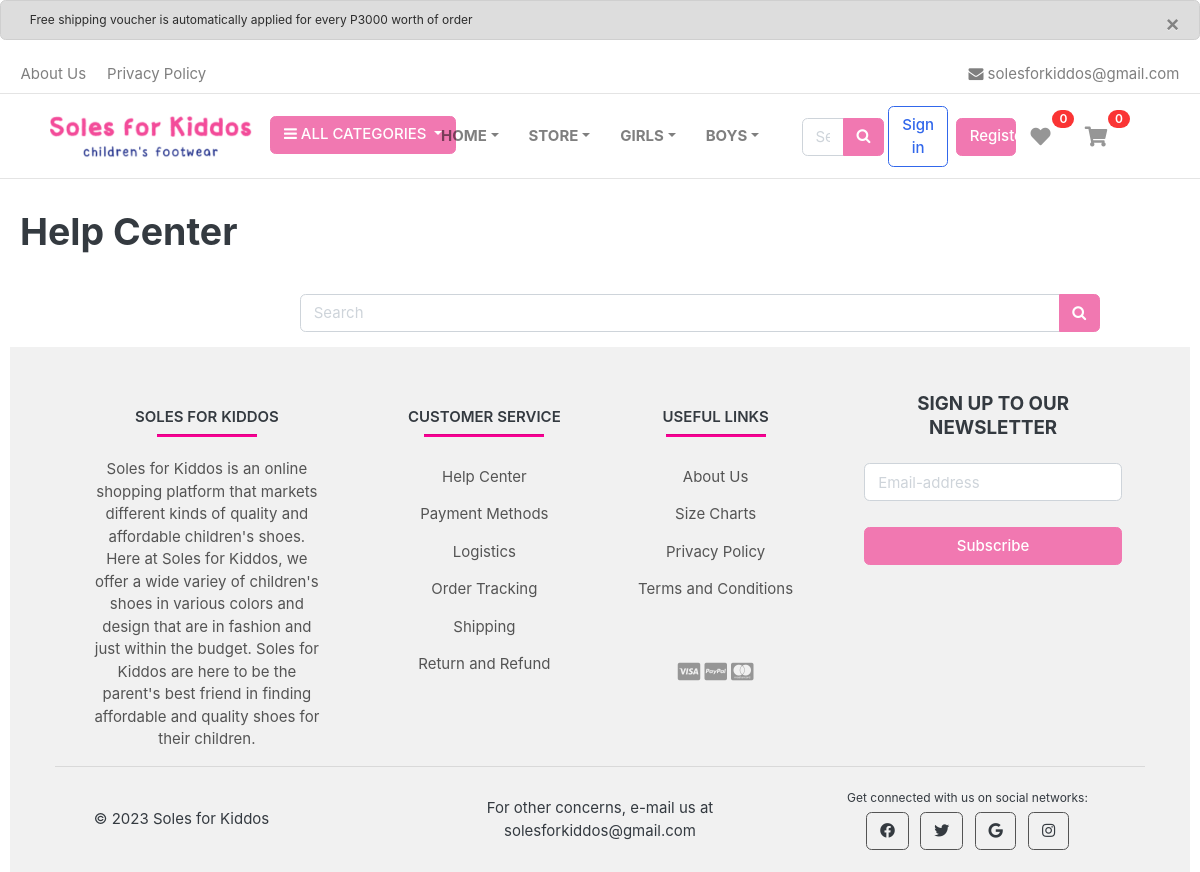
The page /store/faq/ on the database as committed earlier.
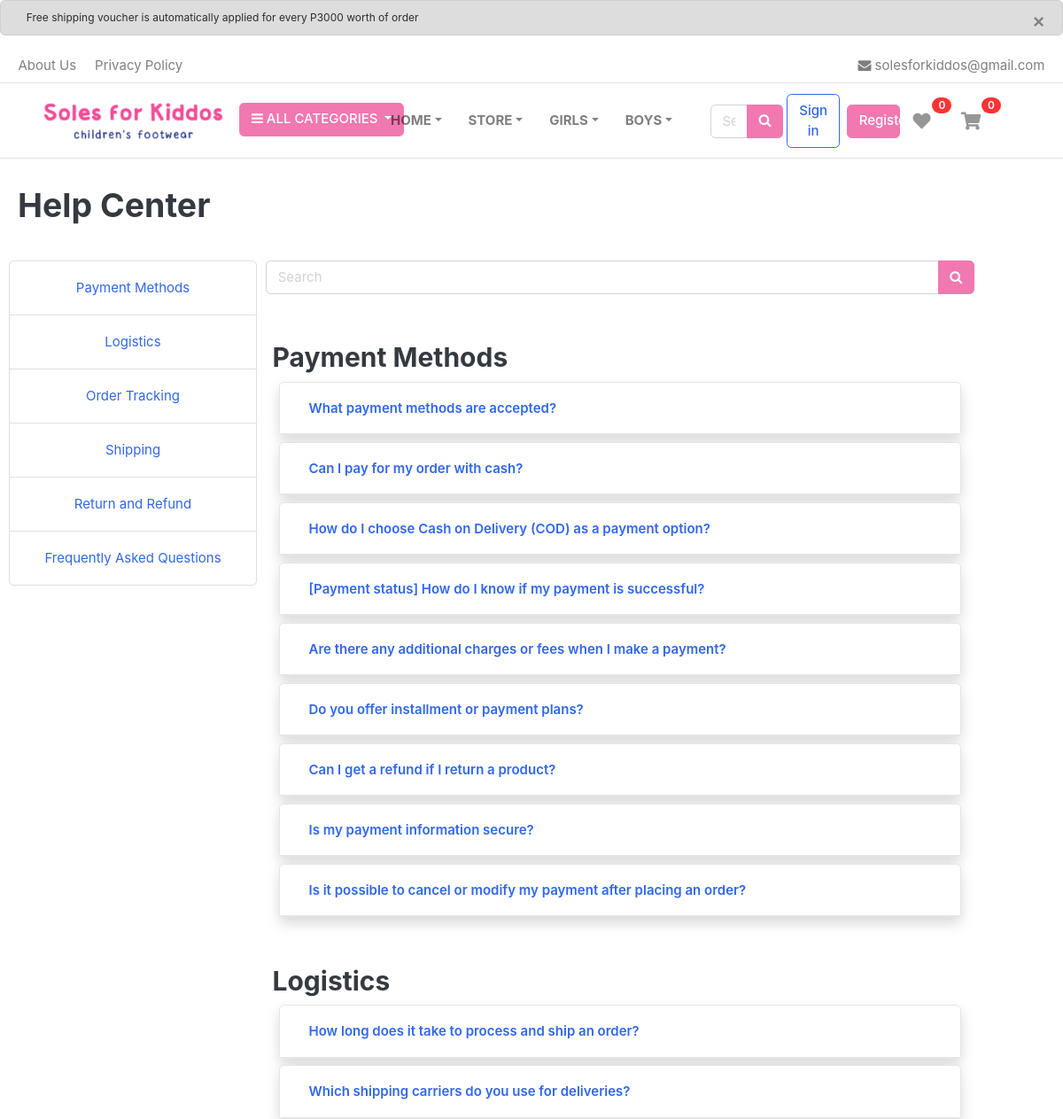
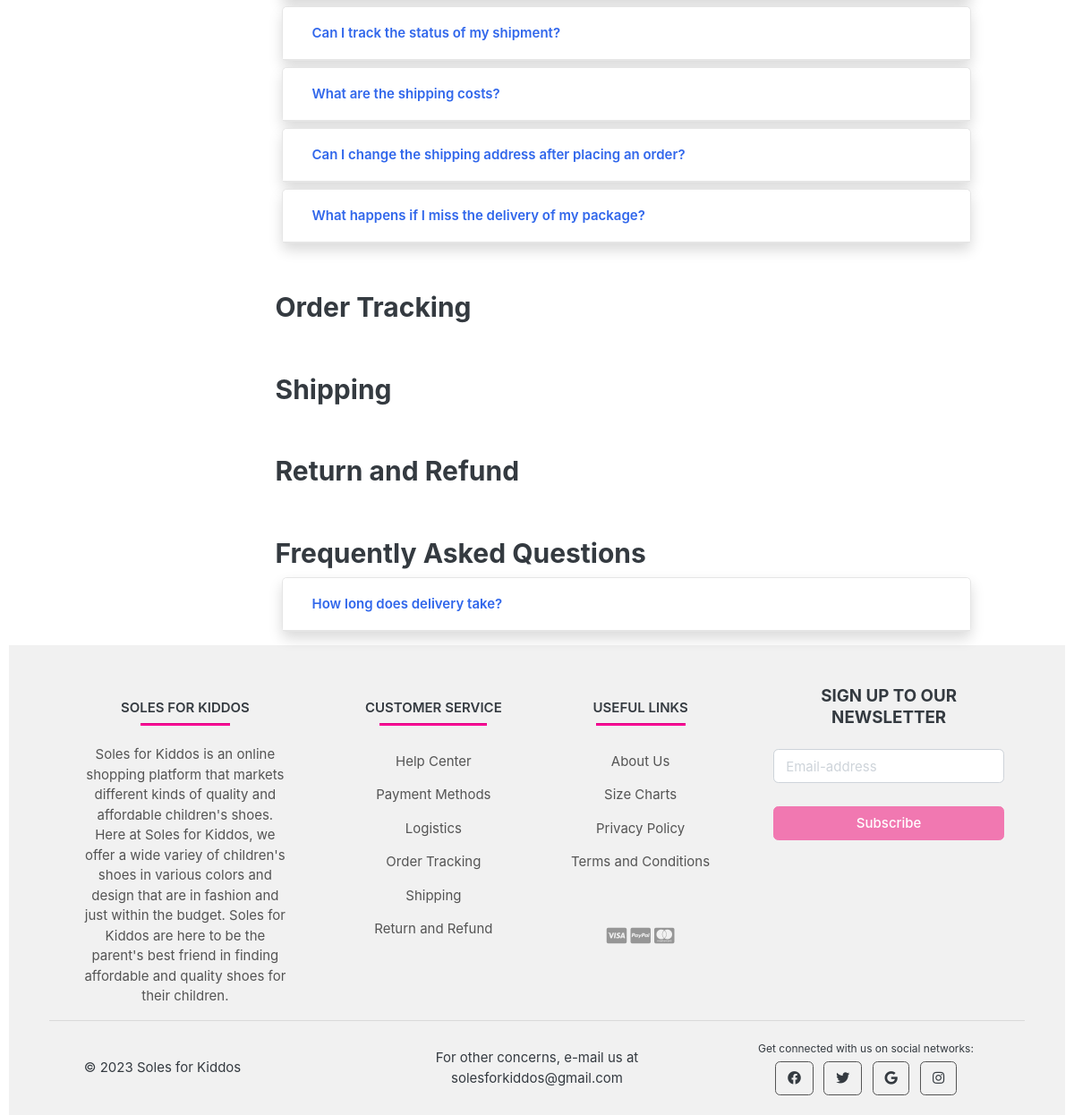
The same page on the database as committed later (2 pictures, top to bottom).
### store/models.py (models this page shows, shortened)
class faq_topic(models.Model):
    title = models.CharField(max_length=200)

class FAQS(models.Model):
    STATUS = (
        ('True', 'True'),
        ('False', 'False'),
    )
    category = models.ForeignKey(faq_topic, default=None, on_delete=models.CASCADE, blank=True, null=True)
    question = models.CharField(max_length=200)
    answer = RichTextField()
    status=models.CharField(max_length=10, choices=STATUS, default=True)
    create_at=models.DateTimeField(auto_now_add=True)
    update_at=models.DateTimeField(auto_now=True)

### store/views.py (the view)
# urls.py: path('faq/', views.faq, name='faq'),
def faq(request):
    faq_topics = faq_topic.objects.all()
    faq_data = []
    for topic in faq_topics:
        faqs = FAQS.objects.filter(category=topic)
        faq_data.append((topic, faqs))
    context = {
        'faq_data': faq_data,
    }
    return render(request, 'store/faq.html', context)

### carts/context_processors.py (called while the page is built)
def counter(request):
    cart_count = 0
    if 'admin' in request.path:
        return {}
    else:
        try:
            cart = Cart.objects.filter(cart_id=_cart_id(request))
            if request.user.is_authenticated:
                cart_items = CartItem.objects.all().filter(user=request.user)
            else:
                cart_items = CartItem.objects.all().filter(cart=cart[:1])
            for cart_item in cart_items:
                cart_count += cart_item.quantity
        except Cart.DoesNotExist:
            cart_count = 0
    return dict(cart_count=cart_count)

### carts/views.py (called while the page is built)
def _cart_id(request):
    cart = request.session.session_key
    if not cart:
        cart = request.session.create()
    return cart

### category/context_processors.py (called while the page is built)
def menu_links(request):
    links = Category.objects.all()
    return dict(links=links)

def brand_list(request):
    brands = Brand.objects.all()
    return dict(brands=brands)

def age_list(request):
    ages = Age.objects.all()
    return dict(ages=ages)

def category_list(request):
    topics = faq_topic.objects.all()
    return dict(topics=topics)

### category/models.py (called while the page is built)
    def get_url(self):
            return reverse('products_by_category', args=[self.slug])

    def get_url(self):
            return reverse('products_by_age', args=[self.slug])

### templates/store/faq.html (shortened to what this page needs)
{% extends 'base.html' %}
{% load static %}
{% block content %}
<div class="container">
    <header class="container">
        <br>
      <h1>Help Center</h1>
      <br>
    </header>
    <div class="row">
        <div class="col-md-3 ">
            <ul class="list-group text-md-center pb-5 pt-2 sticky-top">
                {% for topic in topics %}
                <li class="list-group-item"><a class="nav-link" href="{% if request.path == '/store/faq/' %}#{{ topic.title }}{% else %}{% url 'faq' %}{% endif %}">{{ topic.title }}</a></li>
                {% endfor %}
            </ul>
        </div>
        <div class="col-md-8 p-md-0 p-sm-2 ">
            <form action="{% url 'faq_search' %}" class="search pt-2" method='GET'>
                <div class=" input-group">
                    <input type="text" class="form-control" style="width:50%;" placeholder="Search" name="keyword">
                    <div class="input-group-append">
                    <button class="btn btn-primary" type="submit">
                        <i class="fa fa-search"></i>
                    </button>
                    </div>
                </div>
            </form>
            <div id="accordion" class="container p-2">
                {% for topic, faqs in faq_data %}
                <h2 id="{{ topic.title }}" class="pt-5">{{ topic.title }}</h2>
                {% for faq in faqs %}
                <div class="card shadow m-2">
                    <div class="card-header" id="heading{{ forloop.parentloop.counter }}_{{ forloop.counter }}">
                        <button class="d-flex align-items-center btn btn-block btn-link collapsed" data-toggle="collapse" data-target="#collapse{{ forloop.parentloop.counter }}_{{ forloop.counter }}" aria-expanded="false" aria-controls="collapse{{ forloop.parentloop.counter }}_{{ forloop.counter }}">
                            <h6 class="font-weight-bold my-auto">{{ faq.question }}</h6>
                        </button>
                    </div>
                </div>
                {% endfor %}
                {% endfor %}
            </div>
        </div>
        </div>
    </div>
{% endblock %}

### templates/base.html (shortened to what this page needs)
{% load static %}
<!DOCTYPE HTML>
<html lang="en">
<head>
<link href="{% static 'css/bootstrap.css' %}" rel="stylesheet" type="text/css"/>
<link href="{% static 'fonts/fontawesome/css/all.min.css' %}" type="text/css" rel="stylesheet">
<link href="{% static 'css/ui.css' %}" rel="stylesheet" type="text/css"/>
<link href="{% static 'css/responsive.css' %}" rel="stylesheet" media="only screen and (max-width: 1200px)" />
<link href="{% static 'css/custom.css' %}" rel="stylesheet" type="text/css"/>
<link rel="stylesheet" href="https://cdnjs.cloudflare.com/ajax/libs/font-awesome/4.7.0/css/font-awesome.min.css">
</head>
<body>
    <div class="alert alert-secondary alert-dismissible alert-lg" role="alert" style="height: 40px;">
        <button type="button" class="close" data-dismiss="alert" style="margin-left: auto;"> <span aria-hidden="true">&times;</span><span class="sr-only">Close</span> </button>
        <div class="container ">
            <h6 class="small justify-content-center">Free shipping voucher is automatically applied for every P3000 worth of order</h6>
        </div>
    </div>
    {% include 'includes/navbar.html' %}
    {% block content %}{% endblock %}
    {% include 'includes/footer.html' %}

### templates/includes/navbar.html (shortened to what this page needs)
{% load static %}
<header class="section-header ">
    <nav class="navbar p-sm-0 navbar-expand-sm navbar-light border-bottom">
    <div class="container-fluid">
      <div class="collapse navbar-collapse" id="navbarTop4">
        <ul class="navbar-nav mr-auto">
            <li class="nav-item dropdown">
                 <a href="#" class="nav-link">   About Us </a>
            </li>
            <li class="nav-item dropdown">
                <a href="#" class="nav-link"> Privacy Policy </a>
            </li>
        </ul>
        <ul class="navbar-nav">
            <li><a href="#" class="nav-link"> <i class="fa fa-envelope"></i>  solesforkiddos@gmail.com </a></li>
        </ul>
      </div>
    </div>
    </nav>
    <nav class="navbar navbar-expand-md navbar-light border-bottom mt-2 " style="top: -6px;">
            <div class="container-fluid">
                    <div class="d-flex justify-content-start align-content-center col-4">
                        <a href="{% url 'home' %}" class="brand-wrap ml-3 mr-1">
                            <img class="logo" src="{% static './images/small-pink-logo.png' %}">
                        </a>
                        <div class="category-wrap dropdown d-inline-block ml-2">
                            <button type="button" class="btn btn-primary dropdown-toggle" data-toggle="dropdown">
                                <i class="fa fa-bars"></i> ALL CATEGORIES
                            </button>
                        </div>
                    </div>
                        <ul class="nav navbar justify-content-around">
                            <li class="nav-item ">
                                <a href="{% url 'home' %}" class="nav-link dropdown-toggle font-weight-bolder" data-toggle="dropdown">HOME</a>
                            </li>
                            <li class="nav-item">
                                <a href="{% url 'store' %}" class="nav-link dropdown-toggle font-weight-bolder">STORE</a>
                            </li>
                            <li class="nav-item">
                                <a href="{% url 'products_by_gender' gender_slug='girls' %}" class="nav-link dropdown-toggle font-weight-bolder">GIRLS</a>
                            </li>
                            <li class="nav-item">
                                <a href="{% url 'products_by_gender' gender_slug='boys' %}" class="nav-link dropdown-toggle font-weight-bolder">BOYS</a>
                            </li>
                        </ul>
                        <div class="d-flex justify-content-end align-items-center col-4">
                            {% if user.id is None %}
                            <form action="{% url 'search' %}" class="search " method='GET'>
                                <div class=" input-group w-55">
                                    <input type="text" class="form-control" style="width:50%;" placeholder="Search" name="keyword">
                                    <div class="input-group-append">
                                    <button class="btn btn-primary" type="submit">
                                        <i class="fa fa-search"></i>
                                    </button>
                                    </div>
                                </div>
                            </form>
                            <a type="button" href="{% url 'login' %}" class="col-2 btn btn-outline-primary btn-block btn-md ml-1 my-1">Sign in</a>
                            <a type="button" href="{% url 'register' %}" class="col-2 btn btn-primary btn-block text-white btn-md my-1 ml-2"> Register</a>
                            {% endif %}
                            <a href="{% url 'cart' %}" class="widget-header">
                                <div class="icon icon-sm rounded-circle"><i class="fas fa-heart"></i></div>
                                <span class="badge badge-pill badge-danger notify"> {{ cart_count }} </span>
                            </a>
                            <a href="{% url 'cart' %}" class="widget-header ml-2 mr-5">
                                <div class="icon icon-sm rounded-circle"><i class="fas fa-shopping-cart"></i></div>
                                <span class="badge badge-pill badge-danger notify"> {{ cart_count }} </span>
                            </a>
                        </div>
            </div>
    </nav>
    </header>

### templates/includes/footer.html (shortened to what this page needs)
{% load static %}
<div class="container-fluid">
	<footer
			class=" text-center text-lg-start"
			style="background-color: #f1f1f1;"
			>
	  <div class="container-fluid pb-3 pt-5 pl-5 pr-5 ">
		<section class="">
		  <div class="row">
			<div class="col-md-3 col-lg-3 col-xl-3 mx-auto mt-3">
			  <h6 class="text-uppercase font-weight-bold">
				SOLES FOR KIDDOS
			  </h6>
			  <hr
					class="mt-0 d-inline-block mx-auto"
					style="width: 100px; background-color: #f90093; height: 2px"
					/>
			  <p class="text-gray pl-3 pr-3">
				Soles for Kiddos is an online shopping platform that markets different
				kinds of quality and affordable children's shoes. Here at Soles for Kiddos, we offer
				a wide variey of children's shoes in various colors and design that are in
				fashion and just within the budget. Soles for Kiddos are here to be the
				parent's best friend in finding affordable and quality shoes for their children.
			  </p>
			</div>
			<div class="col-md-2 col-lg-2 col-xl-2 mx-auto mt-3 pb-3">
			  <h6 class="text-uppercase font-weight-bold">Customer Service</h6>
            	<hr
                class="mb-4 mt-0 d-inline-block mx-auto"
                style="width: 120px; background-color: #f90093; height: 2px"
                />
			  <p>
				<a class="text-secondary">Help Center</a>
			  </p>
			  <p>
				<a class="text-secondary">Payment Methods</a>
			  </p>
			  <p>
				<a class="text-secondary">Logistics</a>
			  </p>
			  <p>
				<a class="text-secondary">Order Tracking</a>
			  </p>
			  <p>
				<a class="text-secondary">Shipping</a>
			  </p>
			  <p>
				<a class="text-secondary">Return and Refund</a>
			  </p>
			</div>
			<div class="col-md-2 col-lg-2 col-xl-2 mx-auto mt-3 pb-2">
				<h6 class="text-uppercase font-weight-bold">USEFUL LINKS</h6>
				<hr
					class="mb-4 mt-0 d-inline-block mx-auto"
					style="width: 100px; background-color: #f90093; height: 2px"
					/>
			  <p>
				<a class="text-secondary">About Us</a>
			  </p>
			  <p>
				<a class="text-secondary">Size Charts</a>
			  </p>
			  <p>
				<a class="text-secondary">Privacy Policy</a>
			  </p>
			  <p>
				<a class="text-secondary">Terms and Conditions</a>
			  </p>
			  <br><br>
			  <div class="col text-md-center text-muted">
				<i class="fab fa-lg fa-cc-visa"></i>
				<i class="fab fa-lg fa-cc-paypal"></i>
				<i class="fab fa-lg fa-cc-mastercard"></i>
			</div>
			</div>
			<div class="col-lg-3 col-md-6 mb-4 mb-lg-0 mx-auto">
				<h5 class="text-uppercase mb-4">Sign up to our newsletter</h5>
				<div class="form-outline form-white mb-1">
				  <input type="email" id="form5Example2" placeholder="Email-address" class="form-control" />
				</div>
				<button type="submit" class="btn btn-primary btn-block">Subscribe</button>
			  </div>
		  </div>
		</section>
		<hr>
		<section class="p-1 pt-0 ">
		  <div class="row d-flex align-items-center">
			<div class=" col-lg-4">
			  <div class="row justify-content-start pl-5 ">
				<a class="">&copy 2023 Soles for Kiddos</a>
			  </div>
			</div>
			<div class=" col-lg-4">
				<div class="">
				  <a class="">For other concerns, e-mail us at solesforkiddos@gmail.com</a>
				</div>
			  </div>
			<div class=" col-lg-4 ml-lg-0 text-center text-md-end">
			  <span class="small">Get connected with us on social networks:</span> <br>
			  <a
				 class="btn btn-outline-secondary btn-floating m-1"
				 class="text-white"
				 role="button"
				 ><i class="fab fa-facebook-f"></i
				></a>
			  <a
				 class="btn btn-outline-secondary btn-floating m-1"
				 class="text-white"
				 role="button"
				 ><i class="fab fa-twitter"></i
				></a>
			  <a
				 class="btn btn-outline-secondary btn-floating m-1"
				 class="text-white"
				 role="button"
				 ><i class="fab fa-google"></i
				></a>
			  <a
				 class="btn btn-outline-secondary btn-floating m-1"
				 class="text-white"
				 role="button"
				 ><i class="fab fa-instagram"></i
				></a>
			</div>
		  </div>
		</section>
	  </div>
	</footer>
  </div>
</body>
</html>

### static/css/ui.css (style rules this page uses)
html { font-family: "Inter", sans-serif; font-size: 15px; }
.icon-xs, .icon-sm, .icon-md, .icon-lg { display: inline-block; text-align: center; flex-shrink: 0; flex-grow: 0; }
.icon-sm { width: 48px; height: 48px; line-height: 48px !important; font-size: 20px; }
p:last-child { margin-bottom: 0; }
.brand-wrap .logo, .navbar-brand .logo { margin-right: 7px; max-height: 42px; display: inline-block; }
.widget-header { display: inline-block; vertical-align: middle; position: relative; }
.widget-header i { color: #969696; }
.widget-header .notify { position: absolute; top: -3px; right: -10px; }
[class*=list-] li:after { visibility: hidden; display: block; content: ""; overflow: hidden; height: 0; clear: both; }
.notify { position: absolute; top: -4px; right: -10px; display: inline-block; padding: 0.25em 0.6em; font-size: 12px; line-height: 1; text-align: center; border-radius: 3rem; color: #fff; background-color: #fa3434; }

### static/css/custom.css (style rules this page uses)
.btn-primary { color: #fff; background-color: #F178B1; border-color: #F178B1; }

Rows that differ between the two databases and show on the page:
added faq_topic: title "Payment Methods"
added faq_topic: title "Logistics"
added faq_topic: title "Order Tracking"
added faq_topic: title "Shipping"
added faq_topic: title "Return and Refund"
added faq_topic: title "Frequently Asked Questions"
added FAQS: question "What payment methods are accepted?", shown under "Payment Methods"
added FAQS: question "Can I pay for my order with cash?", shown under "Payment Methods"
added FAQS: question "How do I choose Cash on Delivery (COD) as a payment option?", shown under "Payment Methods"
added FAQS: question "[Payment status] How do I know if my payment is successful?", shown under "Payment Methods"
added FAQS: question "Are there any additional charges or fees when I make a payment?", shown under "Payment Methods"
added FAQS: question "Do you offer installment or payment plans?", shown under "Payment Methods"
added FAQS: question "Can I get a refund if I return a product?", shown under "Payment Methods"
added FAQS: question "Is my payment information secure?", shown under "Payment Methods"
added FAQS: question "Is it possible to cancel or modify my payment after placing an order?", shown under "Payment Methods"
added FAQS: question "How long does it take to process and ship an order?", shown under "Logistics"
added FAQS: question "Which shipping carriers do you use for deliveries?", shown under "Logistics"
added FAQS: question "Can I track the status of my shipment?", shown under "Logistics"
added FAQS: question "What are the shipping costs?", shown under "Logistics"
added FAQS: question "Can I change the shipping address after placing an order?", shown under "Logistics"
added FAQS: question "What happens if I miss the delivery of my package?", shown under "Logistics"
added FAQS: question "How long does delivery take?", shown under "Frequently Asked Questions"
